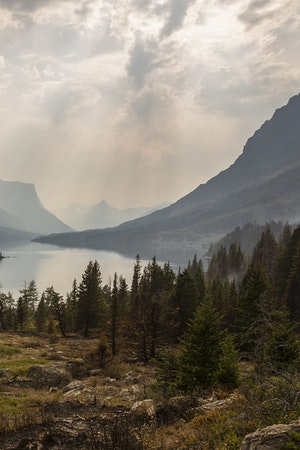
#> input picture Programas/Imagenes/paisaje.jpg, 300 x 450 px
$ python Practica11.py
#> lines starting #> are read from the running program, lines starting #| are printed output that depends on the picture
# Jym Emmanuel Cocotle Lara

# Importamos las librerías necesarias
import cv2
import matplotlib.pyplot as plt
import numpy as np


# Cargamos la imagen
img = cv2.imread("Imagenes/paisaje.jpg")
#> img is the input picture: shape (450, 300, 3); mean B, G, R 112.5, 124.3, 131.6


# Mostramos la escala de la imagen
plt.imshow(img[:, :, ::-1])
plt.show()


print(img.shape)
#| (450, 300, 3)


# Creamos un array con el doble de minesiones de la imagen
imgNew = np.zeros((900, 300, 3), dtype=np.uint8)


# Mostramos la imagen que se acaba de crear
plt.imshow(imgNew[:, :, ::-1])
plt.show()


# Copiamos la imagen original
imgNew[:450][:] = img
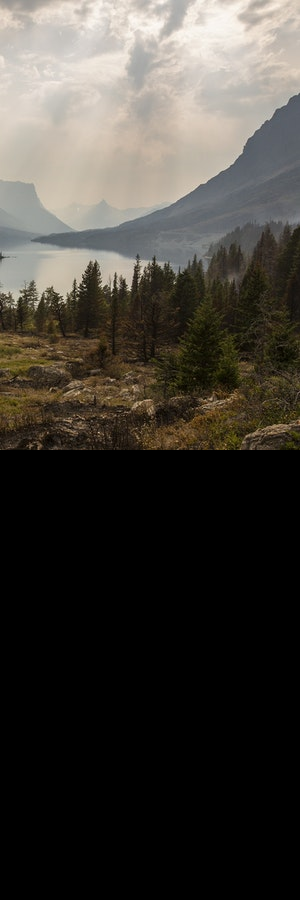
#> imgNew: shape (900, 300, 3); mean B, G, R 56.2, 62.2, 65.8

# Mostramos la imagen que acabmos de crear
plt.imshow(imgNew[:, :, ::-1])
plt.show()


# Invertimos la imagen original
img_inverted = img[::-1, :, :]
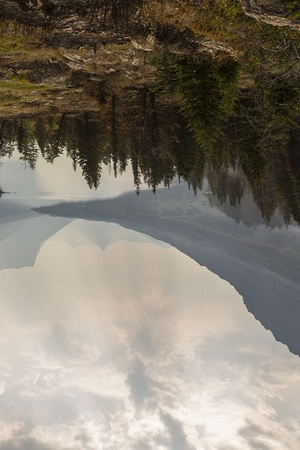
#> img_inverted: shape (450, 300, 3); mean B, G, R 112.5, 124.3, 131.6


# Mostramos la imagen invertida
plt.imshow(img_inverted[:, :, ::-1])
plt.show()


# Agregamos la imagen invertida
imgNew[450:][:] = img_inverted
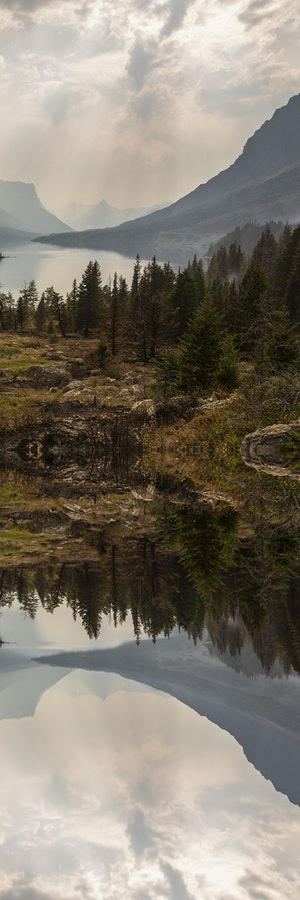
#> imgNew: shape (900, 300, 3); mean B, G, R 112.5, 124.3, 131.6


# Mostramos la imagen final
plt.imshow(imgNew[:, :, ::-1])
plt.show()

# Guardamos la imagen
cv2.imwrite("Imagenes/Efecto_agua.jpg", imgNew)

$ run again, with Programas/Imagenes/cebra.jpg copied over Programas/Imagenes/paisaje.jpg
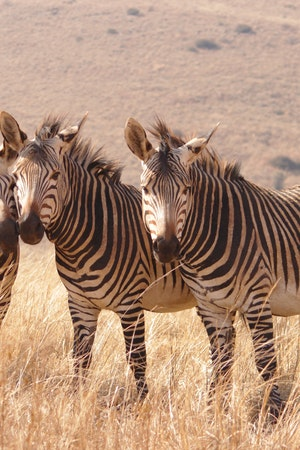
#> input picture Programas/Imagenes/cebra.jpg, 300 x 450 px
#> img is the input picture: shape (450, 300, 3); mean B, G, R 120.4, 142.3, 174.9
#| (450, 300, 3)
#> `img_inverted = img[::-1, :, :]`:
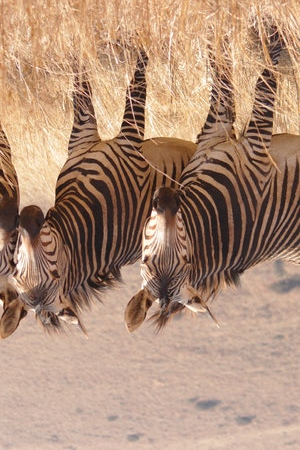
#> img_inverted: shape (450, 300, 3); mean B, G, R 120.4, 142.3, 174.9
#> `imgNew[450:][:] = img_inverted`:
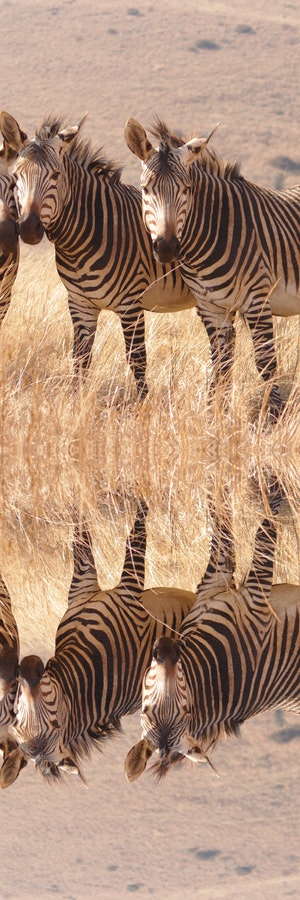
#> imgNew: shape (900, 300, 3); mean B, G, R 120.4, 142.3, 174.9
